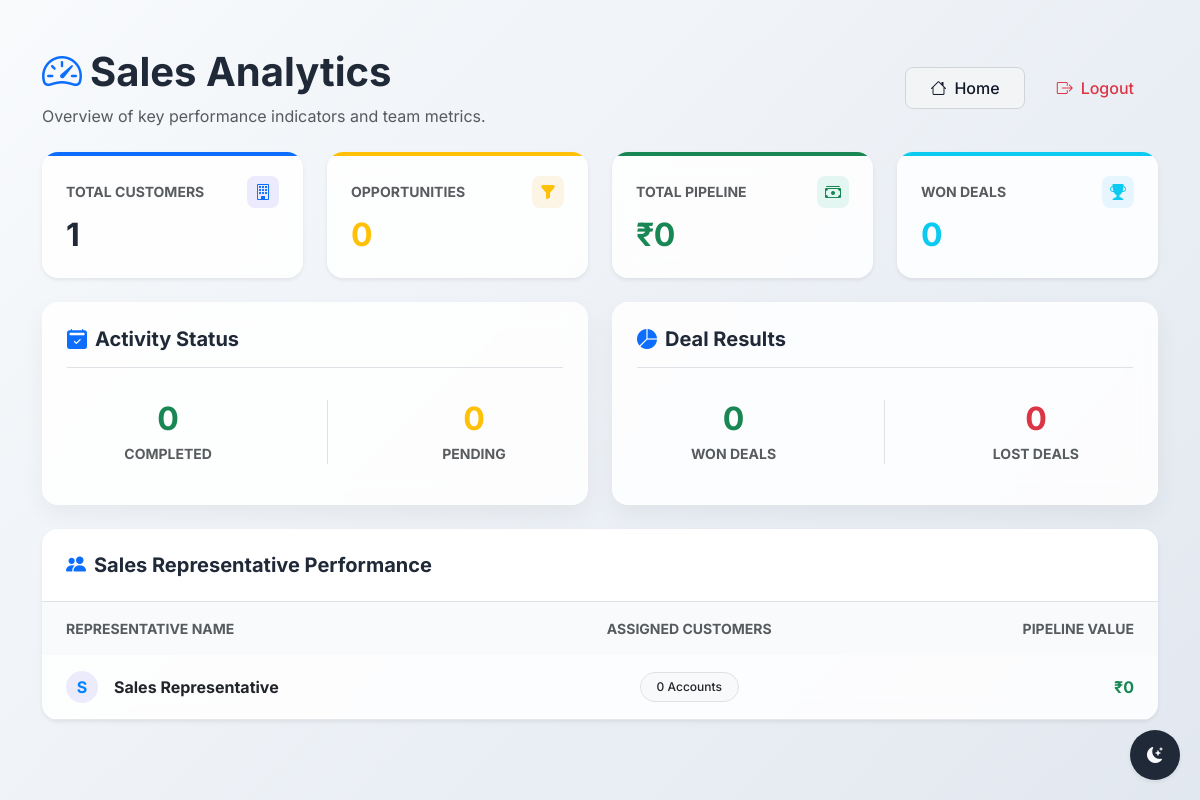
The page /manager/dashboard (signed in) on the database its author committed.
### app/models/user.py (models this page shows)
class User(Base):
    __tablename__ = "users"
    id = Column(Integer, primary_key=True, index=True)
    name = Column(String, nullable=False)
    email = Column(String, unique=True, nullable=False)
    password = Column(String, nullable=False)
    role = Column(String, nullable=False)
    customers = relationship("Customer", back_populates="assigned_rep")
    sales_activities = relationship("SalesActivity",back_populates="user",cascade="all, delete-orphan")
    opportunities = relationship("Opportunity",back_populates="owner",cascade="all, delete-orphan")

### app/routes/manager.py (the view)
@router.get("/manager/dashboard", response_class=HTMLResponse)
def manager_dashboard(request: Request, db: Session = Depends(get_db), user: User = Depends(role_required(["sales_manager", "executive"]))):
    total_customers = db.query(Customer).count()
    total_opportunities = db.query(Opportunity).count()
    total_pipeline = db.query(func.sum(Opportunity.deal_value)).scalar() or 0
    won_deals = db.query(Opportunity).filter(Opportunity.stage == "Won").count()
    lost_deals = db.query(Opportunity).filter(Opportunity.stage == "Lost").count()
    completed_activities = db.query(SalesActivity).filter(SalesActivity.status == "completed").count()
    pending_activities = db.query(SalesActivity).filter(SalesActivity.status == "pending").count()
    sales_reps = db.query(User).filter(User.role == "sales_rep").all()
    rep_stats = []
    for rep in sales_reps:
        rep_pipeline = db.query(func.sum(Opportunity.deal_value)).filter(Opportunity.owner_id == rep.id).scalar() or 0
        rep_customers = db.query(Customer).filter(Customer.assigned_rep_id == rep.id).count()
        rep_stats.append({
            "name": rep.name,
            "pipeline": rep_pipeline,
            "customers": rep_customers
        })
    return templates.TemplateResponse(
        request=request,
        name="manager/manager_dashboard.html",
        context={
            "user": user,
            "total_customers": total_customers,
            "total_opportunities": total_opportunities,
            "total_pipeline": total_pipeline,
            "won_deals": won_deals,
            "lost_deals": lost_deals,
            "completed_activities": completed_activities,
            "pending_activities": pending_activities,
            "rep_stats": rep_stats
        }
    )

### app/templates/manager/manager_dashboard.html (shortened to what this page needs)
{% extends 'base.html' %}
{% block content %}
<div class="mb-4 d-flex justify-content-between align-items-center">
    <div>
        <h1 class="fw-bold text-theme-dark"><i class="bi bi-speedometer2 me-2 text-primary"></i>Sales Analytics</h1>
        <p class="text-muted mb-0">Overview of key performance indicators and team metrics.</p>
    </div>
    <div class="d-flex align-items-center gap-2">
        <a href="/" class="btn btn-secondary px-4"><i class="bi bi-house me-2"></i>Home</a>
        <a href="/logout" class="btn btn-outline-danger px-4"><i class="bi bi-box-arrow-right me-2"></i>Logout</a>
    </div>
</div>
<div class="row g-4 mb-4">
    <div class="col-md-3">
        <div class="glass-card shadow-sm border-0 h-100 position-relative overflow-hidden">
            <div class="card-body p-4">
                <div class="d-flex justify-content-between align-items-center mb-2">
                    <h6 class="text-muted small fw-bold text-uppercase mb-0">Total Customers</h6>
                    <div class="icon-box-sm-rounded bg-primary-subtle-custom">
                        <i class="bi bi-building text-primary"></i>
                    </div>
                </div>
                <h2 class="mb-0 fw-bold text-theme-dark" style="letter-spacing: -0.5px;">{{ total_customers }}</h2>
            </div>
            <div class="position-absolute bottom-0 start-0 w-100 card-top-border bg-primary"></div>
        </div>
    </div>
    <div class="col-md-3">
        <div class="glass-card shadow-sm border-0 h-100 position-relative overflow-hidden">
            <div class="card-body p-4">
                <div class="d-flex justify-content-between align-items-center mb-2">
                    <h6 class="text-muted small fw-bold text-uppercase mb-0">Opportunities</h6>
                    <div class="icon-box-sm-rounded bg-warning-subtle-custom">
                        <i class="bi bi-funnel-fill text-warning"></i>
                    </div>
                </div>
                <h2 class="mb-0 fw-bold text-warning" style="letter-spacing: -0.5px;">{{ total_opportunities }}</h2>
            </div>
            <div class="position-absolute bottom-0 start-0 w-100 card-top-border bg-warning"></div>
        </div>
    </div>
    <div class="col-md-3">
        <div class="glass-card shadow-sm border-0 h-100 position-relative overflow-hidden">
            <div class="card-body p-4">
                <div class="d-flex justify-content-between align-items-center mb-2">
                    <h6 class="text-muted small fw-bold text-uppercase mb-0">Total Pipeline</h6>
                    <div class="icon-box-sm-rounded bg-success-subtle-custom">
                        <i class="bi bi-cash-stack text-success"></i>
                    </div>
                </div>
                <h2 class="mb-0 fw-bold text-success" style="letter-spacing: -0.5px;">₹{{ total_pipeline }}</h2>
            </div>
            <div class="position-absolute bottom-0 start-0 w-100 card-top-border bg-success"></div>
        </div>
    </div>
    <div class="col-md-3">
        <div class="glass-card shadow-sm border-0 h-100 position-relative overflow-hidden">
            <div class="card-body p-4">
                <div class="d-flex justify-content-between align-items-center mb-2">
                    <h6 class="text-muted small fw-bold text-uppercase mb-0">Won Deals</h6>
                    <div class="icon-box-sm-rounded bg-info-subtle-custom">
                        <i class="bi bi-trophy-fill text-info"></i>
                    </div>
                </div>
                <h2 class="mb-0 fw-bold text-info" style="letter-spacing: -0.5px;">{{ won_deals }}</h2>
            </div>
            <div class="position-absolute bottom-0 start-0 w-100 card-top-border bg-info"></div>
        </div>
    </div>
</div>
<div class="row g-4 mb-4">
    <div class="col-md-6">
        <div class="glass-card p-4 h-100">
            <h5 class="fw-bold border-bottom pb-3 mb-3"><i class="bi bi-calendar2-check-fill me-2 text-primary"></i>Activity Status</h5>
            <div class="d-flex justify-content-around text-center py-3">
                <div>
                    <h2 class="text-success fw-bold mb-1">{{ completed_activities }}</h2>
                    <p class="text-muted small text-uppercase fw-bold mb-0">Completed</p>
                </div>
                <div>
                    <h2 class="text-warning fw-bold mb-1">{{ pending_activities }}</h2>
                    <p class="text-muted small text-uppercase fw-bold mb-0">Pending</p>
                </div>
            </div>
        </div>
    </div>
    <div class="col-md-6">
        <div class="glass-card p-4 h-100">
            <h5 class="fw-bold border-bottom pb-3 mb-3"><i class="bi bi-pie-chart-fill me-2 text-primary"></i>Deal Results</h5>
            <div class="d-flex justify-content-around text-center py-3">
                <div>
                    <h2 class="text-success fw-bold mb-1">{{ won_deals }}</h2>
                    <p class="text-muted small text-uppercase fw-bold mb-0">Won Deals</p>
                </div>
                <div>
                    <h2 class="text-danger fw-bold mb-1">{{ lost_deals }}</h2>
                    <p class="text-muted small text-uppercase fw-bold mb-0">Lost Deals</p>
                </div>
            </div>
        </div>
    </div>
</div>
<div class="glass-card p-0 overflow-hidden border-0 shadow-sm">
    <div class="p-4 border-bottom bg-white">
        <h5 class="fw-bold mb-0"><i class="bi bi-people-fill me-2 text-primary"></i>Sales Representative Performance</h5>
    </div>
    <div class="table-responsive">
        <table class="table table-hover align-middle mb-0">
            <thead class="table-header-bg">
                <tr>
                    <th class="text-muted fw-bold small text-uppercase px-4 py-3 border-0">Representative Name</th>
                    <th class="text-muted fw-bold small text-uppercase px-4 py-3 border-0 text-center">Assigned Customers</th>
                    <th class="text-muted fw-bold small text-uppercase px-4 py-3 border-0 text-end">Pipeline Value</th>
                </tr>
            </thead>
            <tbody class="border-top-0">
                {% for rep in rep_stats %}
                <tr>
                    <td class="px-4 py-3">
                        <div class="d-flex align-items-center gap-3">
                            <div class="avatar-circle avatar-primary">
                                {{ rep.name[0] }}
                            </div>
                            <span class="fw-bold text-dark">{{ rep.name }}</span>
                        </div>
                    </td>
                    <td class="px-4 py-3 text-center">
                        <span class="badge bg-light text-dark border px-3 py-2 rounded-pill">{{ rep.customers }} Accounts</span>
                    </td>
                    <td class="px-4 py-3 fw-bold text-success text-end">
                        ₹{{ rep.pipeline }}
                    </td>
                </tr>
                {% endfor %}
            </tbody>
        </table>
    </div>
</div>
{% endblock %}

### app/static/css/styles.css (style rules this page uses)
:root { --primary: #0084FF; --primary-hover: #0073E6; --secondary: #10B981; --secondary-hover: #059669; --danger: #EF4444; --danger-hover: #DC2626; --warning: #F59E0B; --warning-hover: #D97706; --dark: #1F2937; --light: #F3F4F6; --bg-color: #F8FAFC; --text-primary: #111827; --text-secondary: #6B7280; --card-bg: rgba(255, 255, 255, 0.85); --border-color: rgba(255, 255, 255, 0.3); }
body { font-family: 'Inter', sans-serif; background: linear-gradient(135deg, #F8FAFC 0%, #E2E8F0 100%); color: var(--text-primary); min-height: 100vh; }
h1, h2, h3, h4, h5, h6 { font-weight: 600; color: var(--dark); }
.glass-card { background: var(--card-bg); backdrop-filter: blur(12px); -webkit-backdrop-filter: blur(12px); border: 1px solid var(--border-color); border-radius: 16px; box-shadow: 0 10px 25px rgba(0, 0, 0, 0.05); transition: transform 0.3s ease, box-shadow 0.3s ease; }
.btn { border-radius: 8px; font-weight: 500; padding: 0.5rem 1.25rem; transition: all 0.3s ease; border: none; }
.btn-secondary { background-color: var(--light); color: var(--text-primary); border: 1px solid #D1D5DB; }
.table { --bs-table-bg: transparent; }
.table > :not(caption) > * > * { padding: 1rem; border-bottom-color: #E5E7EB; }
.badge { padding: 0.5em 0.8em; border-radius: 6px; font-weight: 500; }
.avatar-circle { width: 32px; height: 32px; border-radius: 50%; display: flex; align-items: center; justify-content: center; font-weight: bold; }
.avatar-primary { background-color: rgba(79, 70, 229, 0.1); color: var(--primary); }
.card-top-border { position: absolute; top: 0; left: 0; width: 100%; height: 4px; }
.text-theme-dark { color: var(--dark); }
.table-header-bg { background-color: #F9FAFB; }
.icon-box-sm-rounded { width: 32px; height: 32px; border-radius: 8px; display: flex; align-items: center; justify-content: center; }
.bg-primary-subtle-custom { background-color: rgba(79, 70, 229, 0.1); color: var(--primary); }
.bg-success-subtle-custom { background-color: rgba(16, 185, 129, 0.1); color: var(--success); }
.bg-warning-subtle-custom { background-color: rgba(245, 158, 11, 0.1); color: var(--warning); }
.bg-info-subtle-custom { background-color: rgba(56, 189, 248, 0.1); color: var(--info); }

### rows shown on the page
User: name "S", name "Sales Representative", customers "0", pipeline "0"

### other values the page prints
{{ total_customers }} "1"
{{ total_opportunities }} "0"
{{ total_pipeline }} "0"
{{ won_deals }} "0"
{{ completed_activities }} "0"
{{ pending_activities }} "0"
{{ lost_deals }} "0"
